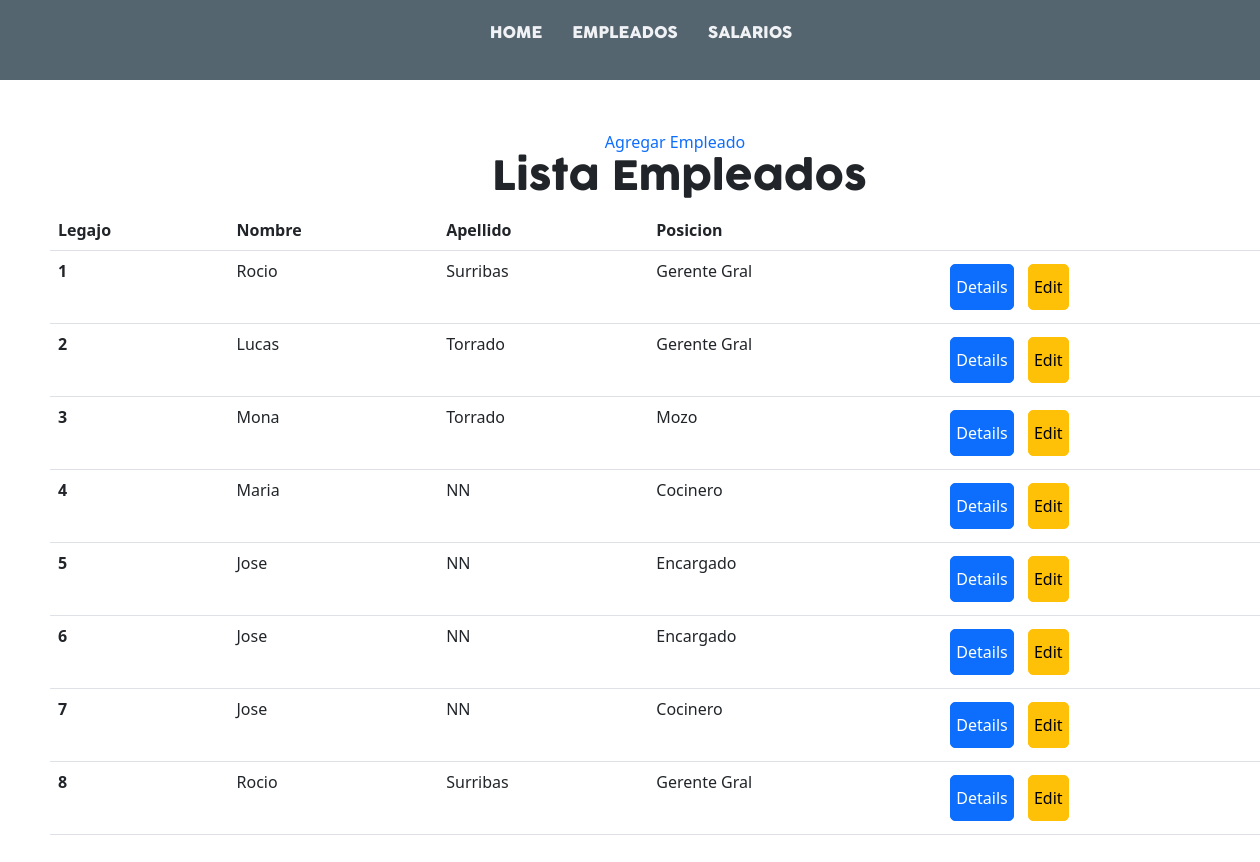
/employees/, run on the app's committed database.
### employees/models.py (models this page shows)
class Employee(models.Model):
    id = models.AutoField(primary_key=True)
    name = models.CharField(max_length=50,blank=False,null=False)
    lastname = models.CharField(max_length=50,blank=False,null=False)
    dob = models.DateField(blank=False,null=False,)
    adress = models.CharField(max_length=100,blank=False,null=False)
    nationality = models.CharField(max_length=50, blank=False,null=False)
    dni = models.IntegerField(blank=False,null=False)
    cuil = models.IntegerField(blank=False,null=False)
    mobile = models.IntegerField(blank=False,null=False)
    phone = models.IntegerField(blank=True,null=True)
    position = models.ForeignKey(Position,on_delete=models.CASCADE) #Relacion uno a muchos
    salary = models.IntegerField(blank=False,null=False)
    active = models.BooleanField()
    place = models.ForeignKey(WorkPlace,on_delete=models.CASCADE)
    def __str__(self):
        return str(self.id)

class Position(models.Model):
    name = models.CharField(blank=False,null=False, max_length=50)
    description = models.TextField(blank=False,null=True)
    def __str__(self):
        return self.name

### employees/views.py (the view)
# urls.py: path('',views.index,name='employees'),
def index(request):
    employees = Employee.objects.all()
    print(employees)
    context = {
        'employees':employees
    }
    return render(request,'employees/index.html',context)

### templates/employees/index.html (shortened to what this page needs)
{% extends 'layout/base.html' %}
{% load static %}
{% block 'content' %}
<a href="{% url 'add_employee' %}">Agregar Empleado</a>
<h1>Lista Empleados</h1>
<table class="table">
    <thead class="thead-dark">
        <tr>
            <th scope="col">Legajo</th>
            <th scope="col">Nombre</th>
            <th scope="col">Apellido</th>
            <th scope="col">Posicion</th>
            <th scope="col"></th>
        </tr>
    </thead>
    <tbody>
        {% for employee in employees %}
        <tr>
            <th scope="row">{{employee.id}}</th>
            <td>{{employee.name}}</td>
            <td>{{employee.lastname}}</td>
            <td>{{employee.position}}</td>
            <td><a class="btn btn-primary" href="{% url 'employee_details' id=employee.id %}">Details</a> <a class="btn btn-warning" href="{% url 'employee_edit' id=employee.id %}">Edit</a></td>
        </tr>
        {% endfor %}
    </tbody>
</table>
{% endblock 'content' %}

### static/css/style.css (style rules this page uses)
:root { --color-primary:#f0f2f5; --color-text: #54656f; --font-main: Cocogoose; --font-text: CocogooseLight; }
* { margin: 0; padding: 0; box-sizing: border-box; }
h1,h2,h3,h4 { font-family: var(--font-main); }
.btn { padding: 10px 5px; text-align: center; text-decoration: none; margin: 5px; border-radius: 5px; }
.aux-btns, a { padding-right: 10px; text-decoration: none; }

### data on the page
Employee: id "1", name "Rocio", lastname "Surribas", position "Gerente Gral"
Employee: id "2", name "Lucas", lastname "Torrado", position "Gerente Gral"
Employee: id "3", name "Mona", lastname "Torrado", position "Mozo"
Employee: id "4", name "Maria", lastname "NN", position "Cocinero"
Employee: id "5", name "Jose", lastname "NN", position "Encargado"
Employee: id "6", name "Jose", lastname "NN", position "Encargado"
Employee: id "7", name "Jose", lastname "NN", position "Cocinero"
Employee: id "8", name "Rocio", lastname "Surribas", position "Gerente Gral"
